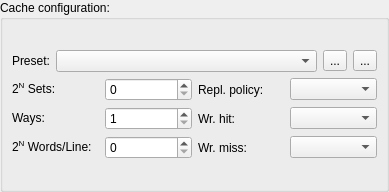
<?xml version="1.0" encoding="UTF-8"?>
<ui version="4.0">
 <class>Ripes::CacheConfigWidget</class>
 <widget class="QWidget" name="Ripes::CacheConfigWidget">
  <property name="geometry">
   <rect>
    <x>0</x>
    <y>0</y>
    <width>389</width>
    <height>192</height>
   </rect>
  </property>
  <property name="windowTitle">
   <string>Form</string>
  </property>
  <layout class="QGridLayout" name="gridLayout_2">
   <property name="leftMargin">
    <number>0</number>
   </property>
   <property name="topMargin">
    <number>0</number>
   </property>
   <property name="rightMargin">
    <number>0</number>
   </property>
   <property name="bottomMargin">
    <number>0</number>
   </property>
   <item row="0" column="0">
    <layout class="QVBoxLayout" name="verticalLayout_6">
     <item>
      <widget class="QGroupBox" name="groupBox">
       <property name="title">
        <string>Cache configuration:</string>
       </property>
       <layout class="QGridLayout" name="gridLayout_3">
        <item row="1" column="0">
         <layout class="QVBoxLayout" name="verticalLayout">
          <item>
           <layout class="QHBoxLayout" name="horizontalLayout_2">
            <item>
             <widget class="QLabel" name="label">
              <property name="sizePolicy">
               <sizepolicy hsizetype="Preferred" vsizetype="Fixed">
                <horstretch>0</horstretch>
                <verstretch>0</verstretch>
               </sizepolicy>
              </property>
              <property name="text">
               <string>Preset:</string>
              </property>
             </widget>
            </item>
            <item>
             <widget class="QComboBox" name="presets">
              <property name="sizePolicy">
               <sizepolicy hsizetype="MinimumExpanding" vsizetype="Fixed">
                <horstretch>0</horstretch>
                <verstretch>0</verstretch>
               </sizepolicy>
              </property>
             </widget>
            </item>
            <item>
             <widget class="QToolButton" name="savePresetButton">
              <property name="text">
               <string>...</string>
              </property>
             </widget>
            </item>
            <item>
             <widget class="QToolButton" name="removePresetButton">
              <property name="text">
               <string>...</string>
              </property>
             </widget>
            </item>
           </layout>
          </item>
          <item>
           <layout class="QGridLayout" name="gridLayout">
            <item row="5" column="2">
             <widget class="QLabel" name="label_9">
              <property name="text">
               <string>Wr. hit:</string>
              </property>
             </widget>
            </item>
            <item row="4" column="0">
             <widget class="QLabel" name="label_4">
              <property name="text">
               <string>&lt;html&gt;&lt;head/&gt;&lt;body&gt;&lt;p&gt;2&lt;span style=&quot; vertical-align:super;&quot;&gt;N&lt;/span&gt; Sets:&lt;/p&gt;&lt;/body&gt;&lt;/html&gt;</string>
              </property>
             </widget>
            </item>
            <item row="6" column="1">
             <widget class="QSpinBox" name="blocks">
              <property name="sizePolicy">
               <sizepolicy hsizetype="Preferred" vsizetype="Fixed">
                <horstretch>0</horstretch>
                <verstretch>0</verstretch>
               </sizepolicy>
              </property>
              <property name="maximum">
               <number>10</number>
              </property>
             </widget>
            </item>
            <item row="6" column="0">
             <widget class="QLabel" name="label_3">
              <property name="text">
               <string>&lt;html&gt;&lt;head/&gt;&lt;body&gt;&lt;p&gt;2&lt;span style=&quot; vertical-align:super;&quot;&gt;N&lt;/span&gt; Words/Line:&lt;/p&gt;&lt;/body&gt;&lt;/html&gt;</string>
              </property>
             </widget>
            </item>
            <item row="4" column="3">
             <widget class="QComboBox" name="replacementPolicy"/>
            </item>
            <item row="4" column="1">
             <widget class="QSpinBox" name="lines">
              <property name="sizePolicy">
               <sizepolicy hsizetype="Preferred" vsizetype="Fixed">
                <horstretch>0</horstretch>
                <verstretch>0</verstretch>
               </sizepolicy>
              </property>
              <property name="maximum">
               <number>10</number>
              </property>
             </widget>
            </item>
            <item row="6" column="3">
             <widget class="QComboBox" name="wrMiss"/>
            </item>
            <item row="6" column="2">
             <widget class="QLabel" name="label_10">
              <property name="text">
               <string>Wr. miss:</string>
              </property>
             </widget>
            </item>
            <item row="5" column="0">
             <widget class="QLabel" name="label_2">
              <property name="text">
               <string>&lt;html&gt;&lt;head/&gt;&lt;body&gt;Ways:&lt;/p&gt;&lt;/body&gt;&lt;/html&gt;</string>
              </property>
             </widget>
            </item>
            <item row="5" column="1">
             <widget class="QSpinBox" name="ways">
              <property name="sizePolicy">
               <sizepolicy hsizetype="Preferred" vsizetype="Fixed">
                <horstretch>0</horstretch>
                <verstretch>0</verstretch>
               </sizepolicy>
              </property>
              <property name="minimum">
               <number>1</number>
              </property>
              <property name="maximum">
               <number>32</number>
              </property>
             </widget>
            </item>
            <item row="5" column="3">
             <widget class="QComboBox" name="wrHit"/>
            </item>
            <item row="4" column="2">
             <widget class="QLabel" name="label_8">
              <property name="text">
               <string>Repl. policy:</string>
              </property>
             </widget>
            </item>
           </layout>
          </item>
         </layout>
        </item>
       </layout>
      </widget>
     </item>
    </layout>
   </item>
  </layout>
 </widget>
 <resources/>
 <connections/>
</ui>
